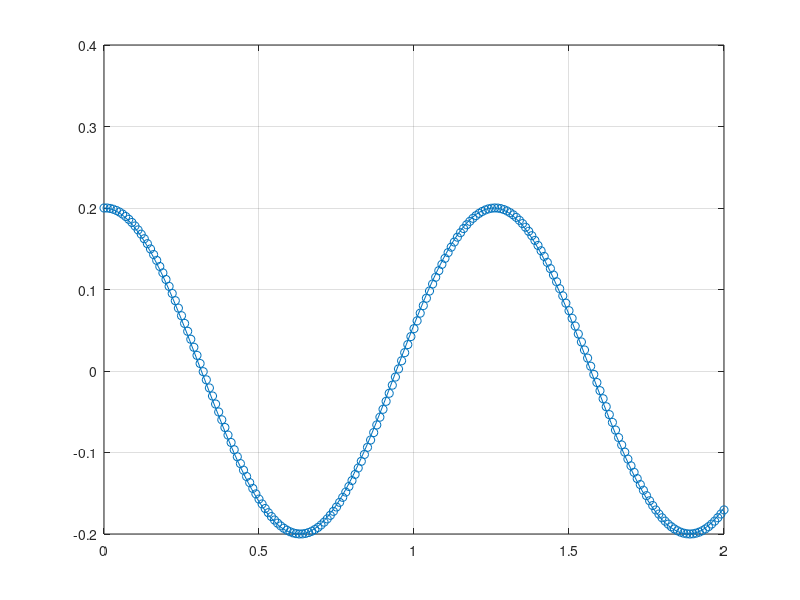

MATLAB code to generate this figure:
clc;
close all;
clear all;

format long
x = 0:0.01:2;
fdx = cos(5*x)/5;
plot(x,fdx)
grid on
y0 = 0.2;
x0 = 0;
delta_x = 0.01;
iteraciones = 2/delta_x;
xr = 0:delta_x:2; %deno un vector donde vayan todas las x que queremos calcular
xr(1) = x0;
y(1) = y0;
for i = 1:iteraciones
    f(i) = -sin(5*xr(i));
    y(i+1) = f(i)*delta_x+y(i);
end
hold on
scatter (xr,y)

